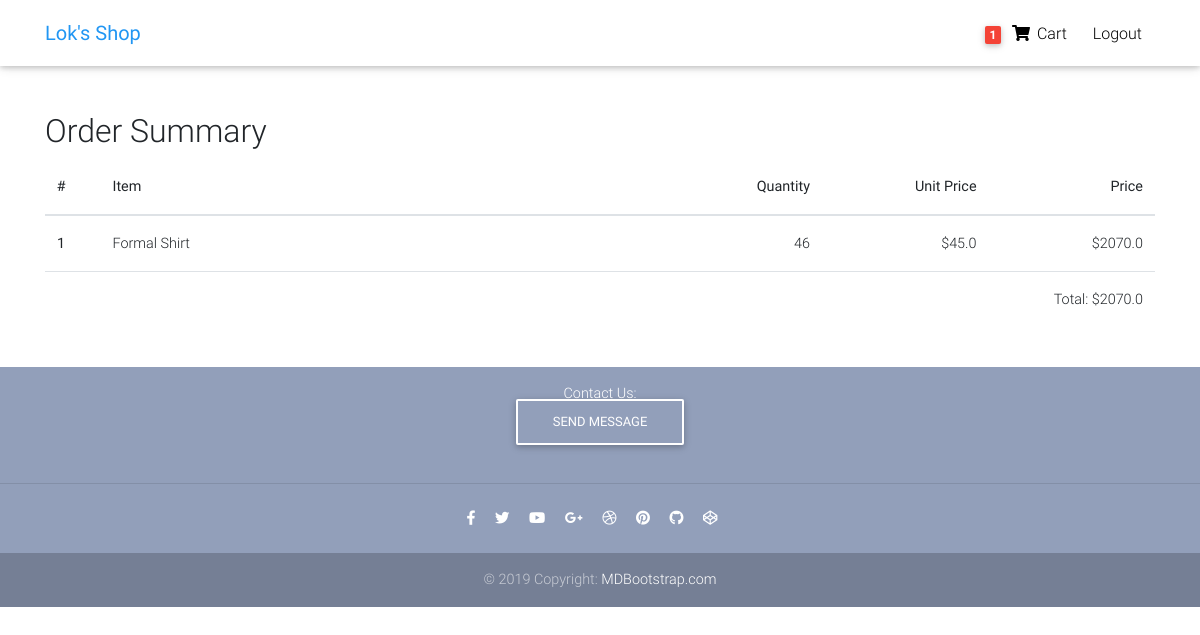
/order-summary/ (signed in), run on an earlier commit of the app's database.
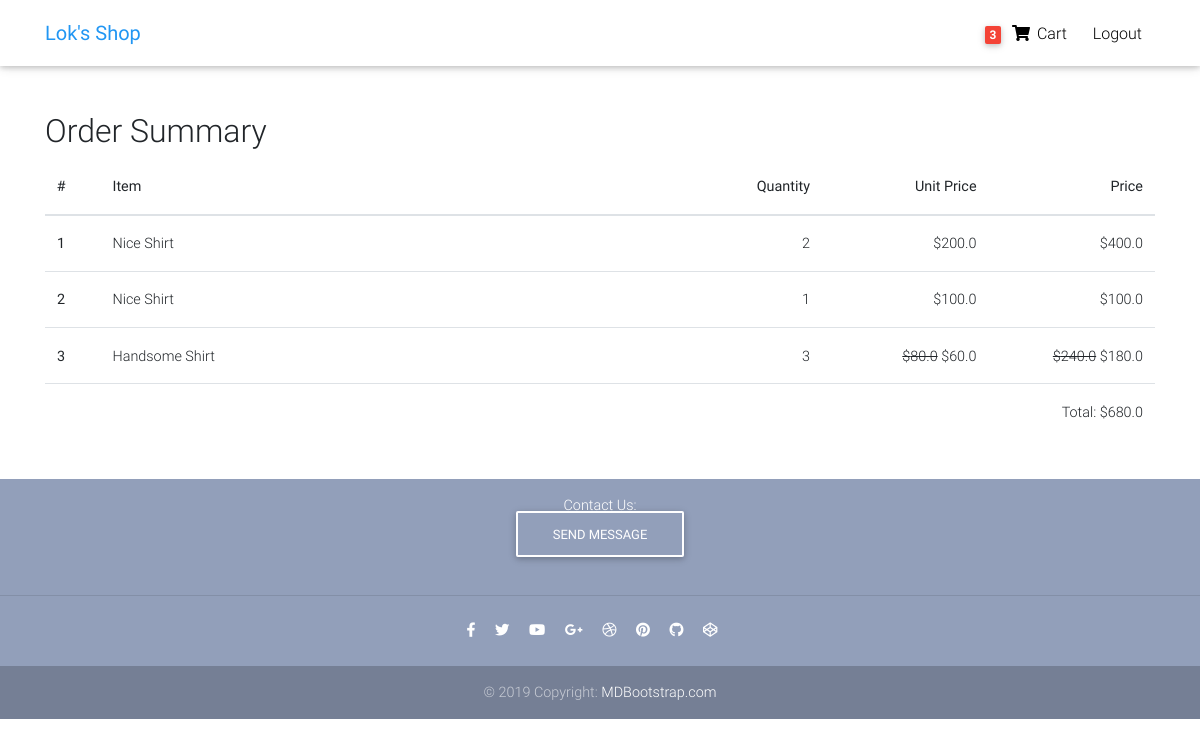
And on a later commit of the database.
### core/models.py (models this page shows, shortened)
class Order(models.Model):
    user = models.ForeignKey(settings.AUTH_USER_MODEL, on_delete=models.CASCADE)
    items = models.ManyToManyField(OrderItem)
    start_date = models.DateTimeField(auto_now_add=True)
    ordered_date = models.DateTimeField()
    ordered = models.BooleanField(default=False)
    def get_total_order_price(self):
        total = 0
        for item in self.items.all():
            total+=item.get_final_total_item_price()
        return total

class OrderItem(models.Model):
    user = models.ForeignKey(settings.AUTH_USER_MODEL, on_delete=models.CASCADE)
    item = models.ForeignKey(Item, on_delete=models.CASCADE)
    quantity = models.IntegerField(default=1)
    ordered = models.BooleanField(default=False)
    def get_total_item_price(self):
        return self.quantity * self.item.price
    def get_total_item_discount_price(self):
        return self.quantity * self.item.discount_price
    def get_final_total_item_price(self):
        if self.item.discount_price:
            return self.get_total_item_discount_price()
        return self.get_total_item_price()

class Item(models.Model):
    title = models.CharField(max_length = 100)
    price = models.FloatField(default=0)
    discount_price = models.FloatField(blank=True, null = True)
    category = models.CharField(choices=CATEGORY_CHOICES, max_length = 2)
    label = models.CharField(choices=LABEL_CHOICES, max_length = 1)
    slug = models.SlugField(blank = True, null = True, unique = True)
    description = models.TextField()
    def get_absolute_url(self):
        return reverse("core:product", kwargs={
            'slug': self.slug
        })

### core/views.py (the view)
# urls.py: path('order-summary/', OrderSummaryView.as_view(), name='order-summary'),
class OrderSummaryView(LoginRequiredMixin, View):
    def get(self,*args, **kwargs):
        try:
            order = Order.objects.get(user=self.request.user, ordered=False)
            context = {
                "object":order
            }
            return render(self.request, 'order_summary.html', context)
        except ObjectDoesNotExist:
            messages.error(self.request, "You do not have an active order.")
            return redirect("/")

### core/templatetags/cart_template_tags.py (called while the page is built)
@register.filter
def cart_item_count(user):
    if user.is_authenticated:
        qs = Order.objects.filter(user=user, ordered=False)
        if qs.exists():
            return qs[0].items.count()
    return 0

### templates/order_summary.html (shortened to what this page needs)
{% extends "base.html" %}
{% load static %}
{% block content %}
  <div class="container pt-3">
        <div class="table-responsive text-nowrap">
            <h2>Order Summary</h2>
            <table class="table">
                <thead>
                    <tr>
                        <th scope="col" style="width:5%">#</th>
                        <th scope="col" style="width:50%">Item</th>
                        <th scope="col" style="width:15%; text-align:right">Quantity</th>
                        <th scope="col" style="width:15%; text-align:right">Unit Price</th>
                        <th scope="col" style="width:15%; text-align:right">Price</th>
                    </tr>
                </thead>
                <tbody>
                    {% for order_item in object.items.all %}
                    <tr>
                        <th scope="row">{{ forloop.counter }}</th>
                        <td><a href="{{ order_item.item.get_absolute_url }}">{{ order_item.item.title }}</a></td>
                        <td style="text-align:right">{{ order_item.quantity }}</td>
                        {% if order_item.item.discount_price %}
                        <td style="text-align:right"><del>${{ order_item.item.price }}</del> ${{ order_item.item.discount_price }}</td>
                        <td style="text-align:right"><del>${{ order_item.get_total_item_price }}</del> ${{ order_item.get_total_item_discount_price }}</td>
                        {% else %}
                        <td style="text-align:right">${{ order_item.item.price }}</td>
                        <td style="text-align:right">${{ order_item.get_total_item_price }}</td>
                        {% endif %}
                    </tr>
                    {% endfor %}
                    <tr>
                        <td></td>
                        <td></td>
                        <td></td>
                        <td></td>
                        <td style="text-align:right">Total: ${{object.get_total_order_price }}</td>
                    </tr>
                </tbody>
            </table>
        </div>
  </div>
{% endblock content %}

### templates/base.html (shortened to what this page needs)
{% load static %}
<!DOCTYPE html>
<html lang="en">
<head>
  <link rel="stylesheet" href="https://use.fontawesome.com/releases/v5.11.2/css/all.css">
  <link href="{% static 'css/bootstrap.min.css' %}" rel="stylesheet">
  <link href="{% static 'css/mdb.min.css' %}" rel="stylesheet">
  <link href="{% static 'css/style.min.css' %}" rel="stylesheet">
</head>
{% include 'snippets/navbar.html' %}
<body>
  <div class="mt-3 pt-1 messages">
  </div>
  <main class="mt-5 pt-5">
  {% block content %}
  {% endblock content %}
  </main>
  {% include 'snippets/footer-snippet.html' %}
</body>
</html>

### templates/snippets/navbar.html (shortened to what this page needs)
{% load cart_template_tags %}
<head>
</head>
  <nav class="navbar fixed-top navbar-expand-lg navbar-light white scrolling-navbar">
    <div class="container">
      <a class="navbar-brand waves-effect" href="/">
        <strong class="blue-text">Lok's Shop</strong>
      </a>
      <div class="collapse navbar-collapse ml-4" id="navbarSupportedContent">
        <ul class="navbar-nav nav-flex-icons">
          {% if request.user.is_authenticated %}
          <li class="nav-item top-nav-item">
            <a class="nav-link waves-effect" href="{% url 'core:order-summary' %}">
              <span class="badge red z-depth-1 mr-1"> {{ request.user|cart_item_count }} </span>
              <i class="fas fa-shopping-cart"></i>
              <span class="clearfix d-none d-sm-inline-block"> Cart </span>
            </a>
          </li>
          <li class="nav-item top-nav-item">
            <a class="nav-link waves-effect" href="{% url 'account_logout' %}">
              <span class="clearfix d-none d-sm-inline-block"> Logout </span>
            </a>
          </li>
          {% endif %}
        </ul>
      </div>
    </div>
  </nav>

### templates/snippets/footer-snippet.html (shortened to what this page needs)
{% load crispy_forms_tags %}
<footer class="page-footer text-center font-small mt-4 wow fadeIn">
    <div class="pt-2 pb-2">
      <form method = "POST">
        <div class="messages mt-2 mb-2">Contact Us:</div>
        <div class="controls">
            <button type="submit" class="btn btn-outline-white mt-4">Send Message</button>
        </div>
      </form>
    </div>
    <hr class="my-4">
    <div class="pb-4">
      <a href="https://www.facebook.com/chinglok.leung.3/" target="_blank">
        <i class="fab fa-facebook-f mr-3"></i>
      </a>
      <a href="https://twitter.com/MDBootstrap" target="_blank">
        <i class="fab fa-twitter mr-3"></i>
      </a>
      <a href="https://www.youtube.com/watch?v=7MUISDJ5ZZ4" target="_blank">
        <i class="fab fa-youtube mr-3"></i>
      </a>
      <a href="https://plus.google.com/u/0/b/107863090883699620484" target="_blank">
        <i class="fab fa-google-plus-g mr-3"></i>
      </a>
      <a href="https://dribbble.com/mdbootstrap" target="_blank">
        <i class="fab fa-dribbble mr-3"></i>
      </a>
      <a href="https://pinterest.com/mdbootstrap" target="_blank">
        <i class="fab fa-pinterest mr-3"></i>
      </a>
      <a href="https://github.com/mdbootstrap/bootstrap-material-design" target="_blank">
        <i class="fab fa-github mr-3"></i>
      </a>
      <a href="http://codepen.io/mdbootstrap/" target="_blank">
        <i class="fab fa-codepen mr-3"></i>
      </a>
    </div>
    <div class="footer-copyright py-3">
      © 2019 Copyright:
      <a href="https://mdbootstrap.com/education/bootstrap/" target="_blank"> MDBootstrap.com </a>
    </div>
  </footer>

### templates/scripts.html (shortened to what this page needs)
{% load static %}

### templates/base.html (style rules this page uses)
html, body, header, .carousel { height: 60vh; }
.nav-item { margin: 2px 5px 0px; }
.messages { width: 100%; z-index: 10; position: fixed; }

What changed in the data, as far as the page shows it:
no longer on this page (row edited): OrderItem: item "Formal Shirt", quantity "46", item.price "45.0", get_total_item_price "2070.0"
added OrderItem: item "Nice Shirt", quantity "2", item.price "200.0", get_total_item_price "400.0"
added OrderItem: item "Nice Shirt", quantity "1", item.price "100.0", get_total_item_price "100.0"
added OrderItem: item "Handsome Shirt", quantity "3", item.price "80.0", item.discount_price "60.0", get_total_item_price "240.0", get_total_item_discount_price "180.0"
computed for Order: get_total_order_price "2070.0" → "680.0"
Also different on the page:
{{ request.user|cart_item_count }}: "1" → "3"
